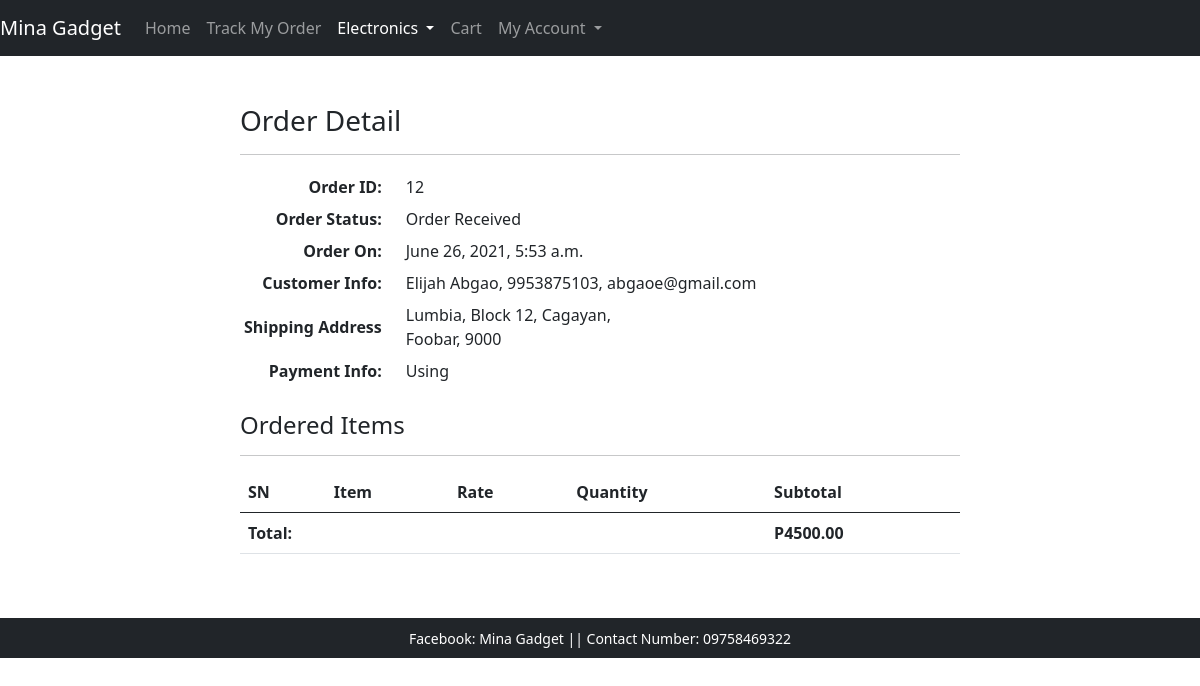
/profile/order-12/ (signed in), run on the app's committed database.
### ecomapp/models.py (models this page shows, shortened)
class Order(models.Model):
    cart = models.OneToOneField(Cart, on_delete=models.CASCADE)
    fullname = models.CharField(max_length=200)
    barangay = models.CharField(max_length=200, null=True, blank=True)
    street = models.CharField(max_length=200, null=True, blank=True)
    city = models.CharField(max_length=200, null=True, blank=True)
    province = models.CharField(max_length=200, null=True, blank=True)
    postal = models.IntegerField(null=True, blank=True)
    mobile = models.CharField(max_length=11)
    email = models.EmailField(null=True, blank=True)
    subtotal = models.PositiveIntegerField()
    discount = models.PositiveIntegerField()
    total = models.PositiveIntegerField()
    order_status = models.CharField(max_length=50, choices=ORDER_STATUS)
    created_at = models.DateTimeField(auto_now_add=True)
    payment_completed = models.BooleanField(default=False, null=True, blank=True)
    number = models.CharField(max_length=20)
    transaction_id = models.CharField(max_length=255)

### ecomapp/views.py (the view)
# urls.py: path("profile/order-<int:pk>/", CustomerOrderDetailView.as_view(), name="customerorderdetail"),
class CustomerOrderDetailView(DetailView):
    template_name = "customerorderdetail.html"
    model = Order
    context_object_name = "ord_obj"
    def dispatch(self, request, *args, **kwargs):
        if request.user.is_authenticated and Customer.objects.filter(user=request.user).exists():
            order_id = self.kwargs["pk"]
            order = Order.objects.get(id=order_id)
            if request.user.customer != order.cart.customer:
                return redirect("ecomapp:customerprofile")
        else:
            return redirect("/login/?next=/profile/")
        return super().dispatch(request, *args, **kwargs)

### templates/customerorderdetail.html (shortened to what this page needs)
{% extends "base.html" %}
{% load humanize %}
{% block content %}
<div class="container my-5">
    <div class="row">
        <div class="col-md-8 mx-auto">
            <h3>Order Detail</h3>
            <hr>
            <div class="table-responsive-sm">
                <table class="table-sm">
                <tbody>
                    <tr>
                        <th scope="row" style="text-align:right;">Order ID:</th>
                        <td style="padding-left: 20px;">{{ord_obj.id}}</td>
                    </tr>
                    <tr>
                        <th scope="row" style="text-align:right;">Order Status:</th>
                        <td style="padding-left: 20px;">{{ord_obj.order_status}}</td>
                    </tr>
                    <tr>
                        <th scope="row" style="text-align:right;">Order On:</th>
                        <td style="padding-left: 20px;">{{ord_obj.created_at}}</td>
                    </tr>
                    <tr>
                        <th scope="row" style="text-align:right;">Customer Info:</th>
                        <td style="padding-left: 20px;">{{ord_obj.fullname}}, {{ord_obj.mobile}}, {{ord_obj.email}}</td>
                    </tr>
                    <tr>
                        <th scope="row" style="text-align:right;">Shipping Address</th>
                        <td style="padding-left: 20px;">{{ord_obj.barangay}}, {{ord_obj.street}}, {{ord_obj.city}}, <br>
                        {{ord_obj.province}}, {{ord_obj.postal}}</td>
                    </tr>
                    <tr>
                        <th scope="row" style="text-align:right;">Payment Info:</th>
                        <td style="padding-left: 20px;">Using {{ord_obj.payment_method}}</td>
                    </tr>
                </tbody>
            </table>
            </div>
            <br>
            <h4>Ordered Items</h4>
            <hr>
            <table class="table">
                <thead>
                    <tr>
                        <th>SN</th>
                        <th>Item</th>
                        <th>Rate</th>
                        <th>Quantity</th>
                        <th>Subtotal</th>
                    </tr>
                </thead>
                <tbody>
                    <tr>
                        <th colspan="4" class="text-right">Total: </th>
                        <th>P{{ord_obj.total}}.00</th>
                    </tr>
                </tbody>
            </table>
        </div>
    </div>
</div>
{% endblock %}

### data on the page
Order: id "12", order_status "Order Received", created_at "June 26, 2021, 5:53 a.m.", fullname "Elijah Abgao", mobile "9953875103", email "abgaoe@gmail.com", barangay "Lumbia", street "Block 12", city "Cagayan", province "Foobar", postal "9000", total "4500"
